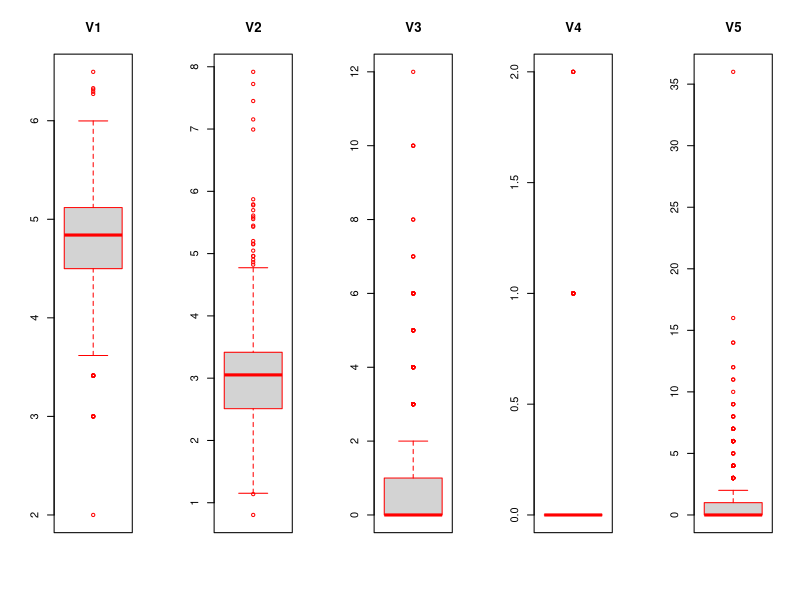
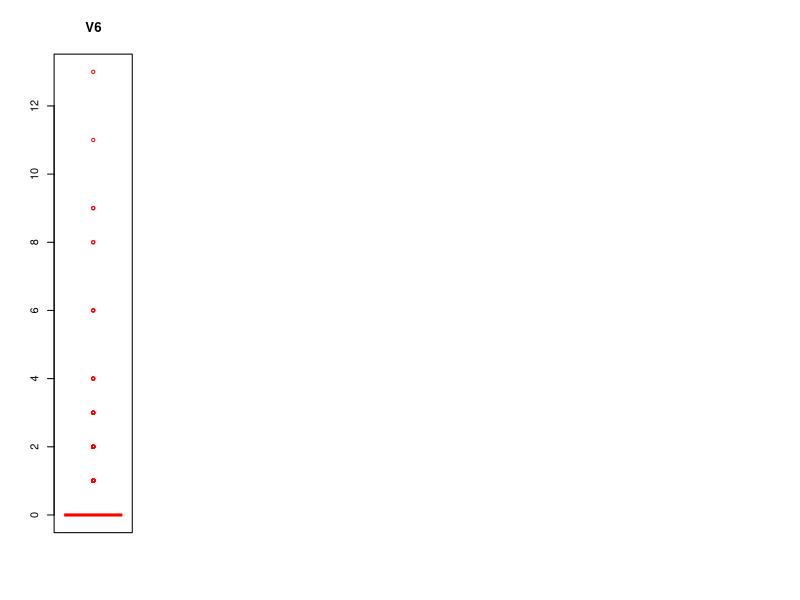
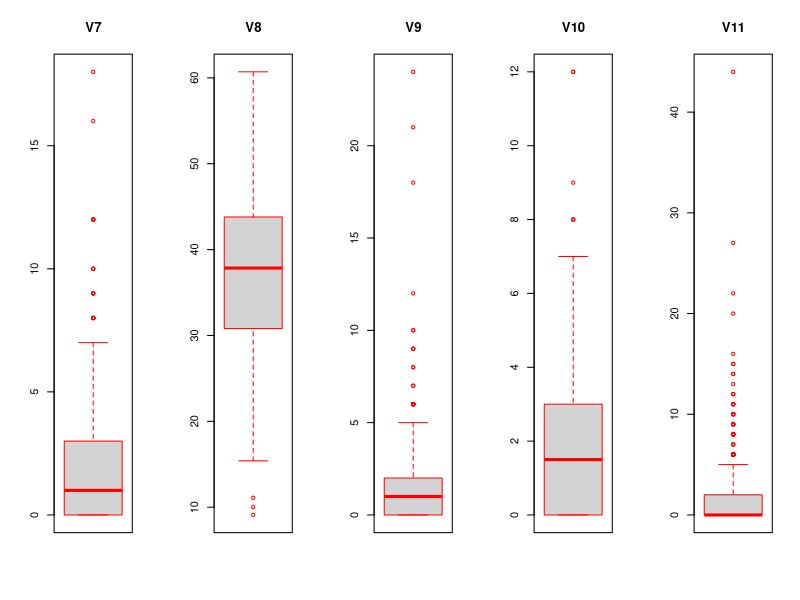
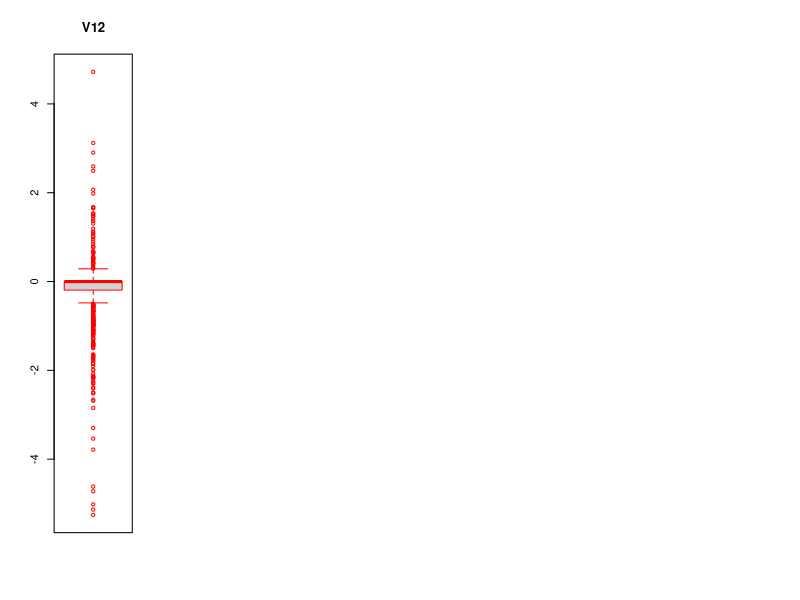
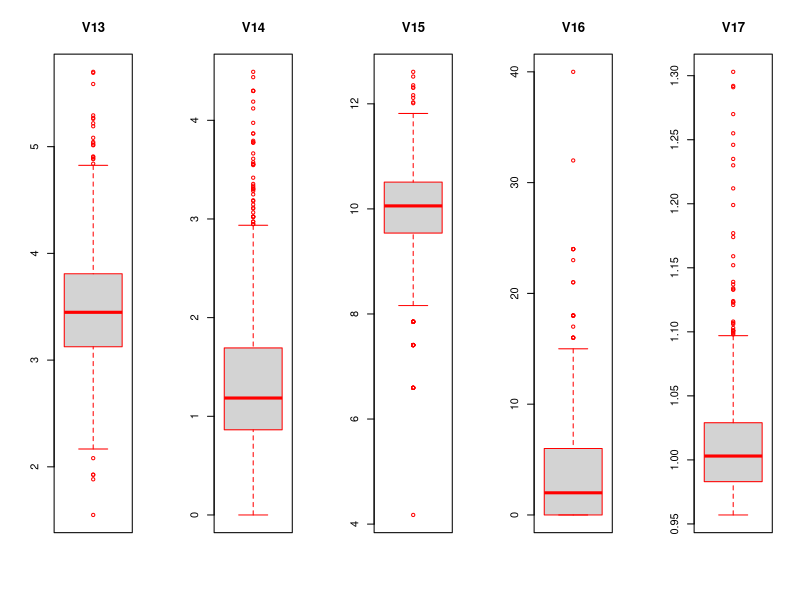
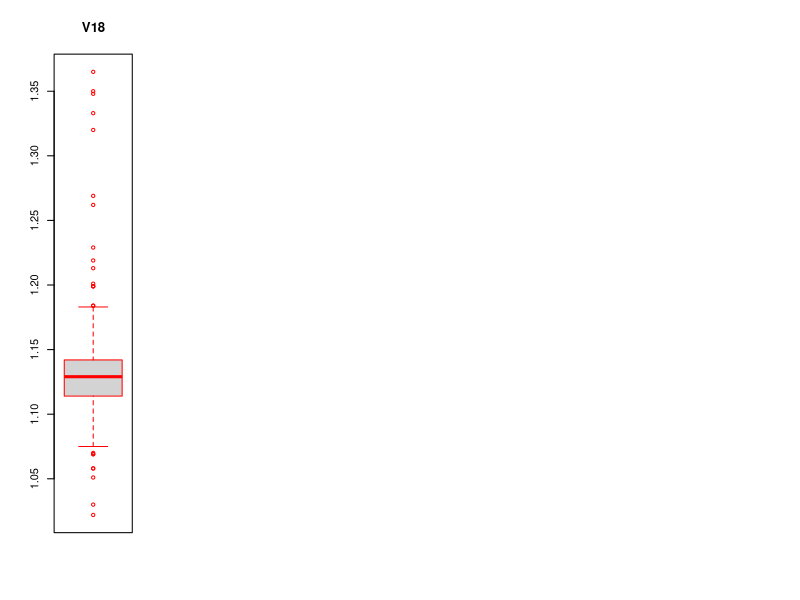
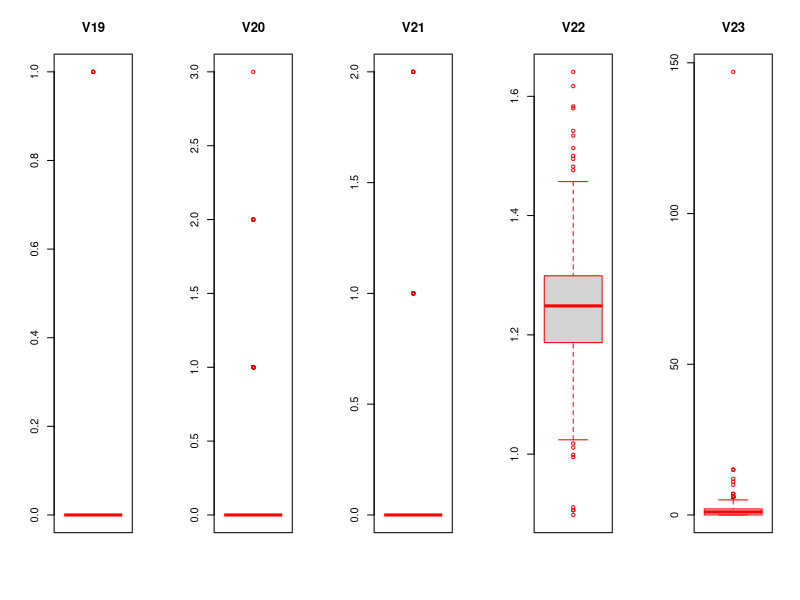
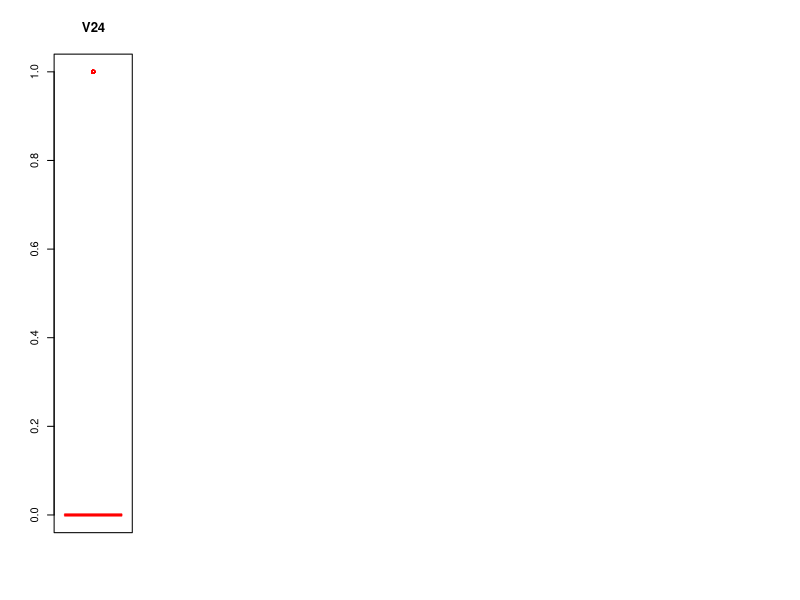

Write R code to recreate these figures, in order. (Note: this script raises an error after producing the figures.)
df <- read.csv("train.csv")

mcf <- function(data) {
	#' Return the major class frequency per each column
	return(sapply(data, function(x) max(table(x)) / sum(table(x))))
}
correlation <- function(data, threshold) {
	#' Return pairs of features with correlations above a threshold
	mat = cor(na.omit(data[, -ncol(data)]))
	mat[lower.tri(mat, diag = TRUE)] <- 0
	correlations <- which(abs(mat) > threshold, arr.ind = TRUE)
	rownames(correlations) <- NULL
	colnames(correlations) <- NULL
	annotated = t(apply(correlations, 1, function(x) c(x[1], x[2], mat[x[1], x[2]])))
	return(annotated)
}

outliers.winsorize <- function(data, threshold=0.05) {
	#' Winsorize outliers
	for (i in 1:ncol(data)) {
		if (typeof(data[,i]) != "double") next
		quantiles <- quantile(data[,i], probs=c(threshold, 1-threshold), na.rm=TRUE)
		data[,i] <- ifelse(data[,i] < quantiles[1], quantiles[1], ifelse(data[,i] > quantiles[2], quantiles[2], data[,i]))
	}
	return(data)
}

save_plots <- function(data, width, height, folder, plot_function, plots_per_page = c(1,1), plot_count=NaN) {
    #' Generate N plots
    if (is.na(plot_count)) plot_count = ncol(data)
    for (page in 1:(plot_count / sum(plots_per_page))) {
        png(paste(folder, "/page", page, ".png", sep=""), width, height)
        par(mfrow=plots_per_page)
        start = (page-1) * sum(plots_per_page) + 1
        end = min(plot_count, page * sum(plots_per_page))
		for (col in start:end) {
            plot_function(col)
		}
		dev.off()
	}
}
save_boxplots <- function(data, width, height, folder="box", plots_per_page = c(1,5)) {
	#' Generate boxplots of each column
    colour <- function(col)
        ifelse(typeof(col) == "double", "blue", "red")
	save_plots(
		data,
        width,
        height,
		folder,
        function(col)
            boxplot(data[,col], main=colnames(data)[col], width=1, border=colour(col)),
		plots_per_page
	)
}
save_barplots <- function(data, width, height, folder="bar", plots_per_page = c(1,5)) {
	#' Generate barplots of each column
    colour <- function(col)
        ifelse(typeof(col) != "double", "blue", "red")
	save_plots(
		data,
        width,
        height,
		folder,
        function(col)
            barplot(table(data[,col]), main=colnames(data)[col], border=colour(col)),
		plots_per_page
	)
}
save_scatterplots <- function(data, width=10000, height=10000, folder="scatter", plots_per_page = c(5,5)) {
    #' Generate scatterplots of each column, colour them by class
    save_plots(
        data,
        width,
        height,
        folder,
        function(col)
            pairs(data, col=adjustcolor(c("red", "blue", alpha=0.5)[data$Class])),
        plots_per_page=c(1,1),
        plot_count=1
    )
}

analyze <- function(data) {
	#' Perform general data analysis
	print("Percentage of rows with missing features:")
	print(sum(apply(data, 1, function(x) any(is.na(x)))) / nrow(data))

	print("Number of missing features per row:")
	print(table(apply(data, 1, function(x) sum(is.na(x)))))

	print("Total missing features by column:")
	missing_values <- apply(data, 2, function(x) sum(is.na(x)))
	print(missing_values[missing_values > 0])

	print("Class counts:")
	groups = split(data, data$Class)
	print(sapply(groups, nrow))

	print("Number of unique values per column:")
	print(sapply(data, function(x) length(unique(x))))

	print("Major class frequency per column:")
	MCF = mcf(data)
	print(MCF)
	print(MCF[MCF > 0.95])

	print("Correlation between features:")
	print(correlation(data, 0.90))

	print("Variance of features:")
	print(apply(data, 2, var))

	print("Outliers per column:")
	for (col in 1:ncol(data)) {
		s = colnames(data)[col]
		if (typeof(data[,col]) != "double")
			num = 0
		else 
			num = sum(
				data[,col] < quantile(data[,col], 0.05, na.rm=TRUE) |
				data[,col] > quantile(data[,col], 0.95, na.rm=TRUE)
			) / length(data[,col])
		print(paste(s, num, sep=": "))	
	}
}

classify.majority.train <- function(data) {
	#' Train a majority class classifier
	return(names(which.max(table(data$Class))))
}
classify.majority.execute <- function(classifier, datum) {
	#' Classify using majority class
	return(classifier)
}

classify.random.train <- function(data) {
	#' Train a random classifier
	return(c())
}
classify.random.execute <- function(classifier, datum) {
	#' Classify using random class
	return(sample(2, 1))
}

analyze(df)
save_boxplots(df, "plots")
save_boxplots(winsorize(df), "plots_winsorized")
save_barplots(winsorize(df), "histograms")


classifier = "majority"
train = match.fun(paste("classify.", classifier, ".train", sep=""))
execute = match.fun(paste("classify.", classifier, ".execute", sep=""))

preprocess = compose(outliers.winsorize, prune.mcf, prune.variance)
execute(train(preprocess(df)), testing_data)
